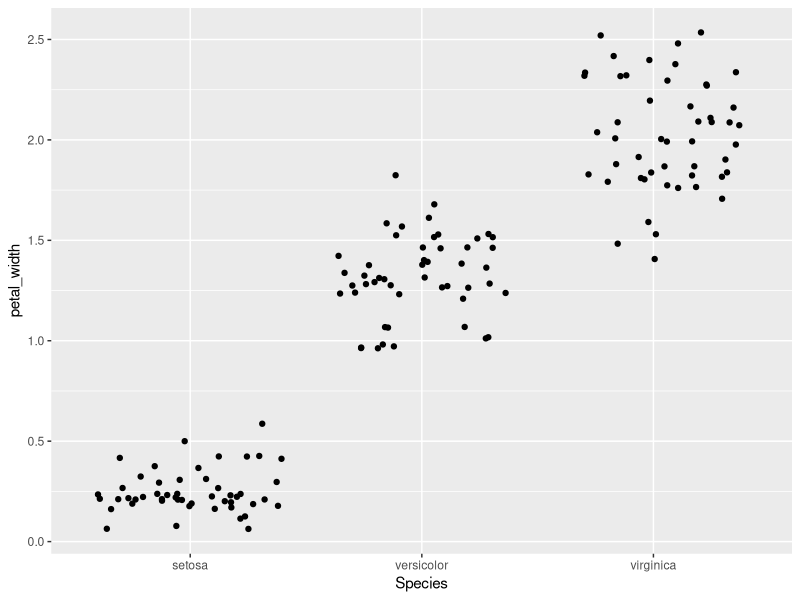
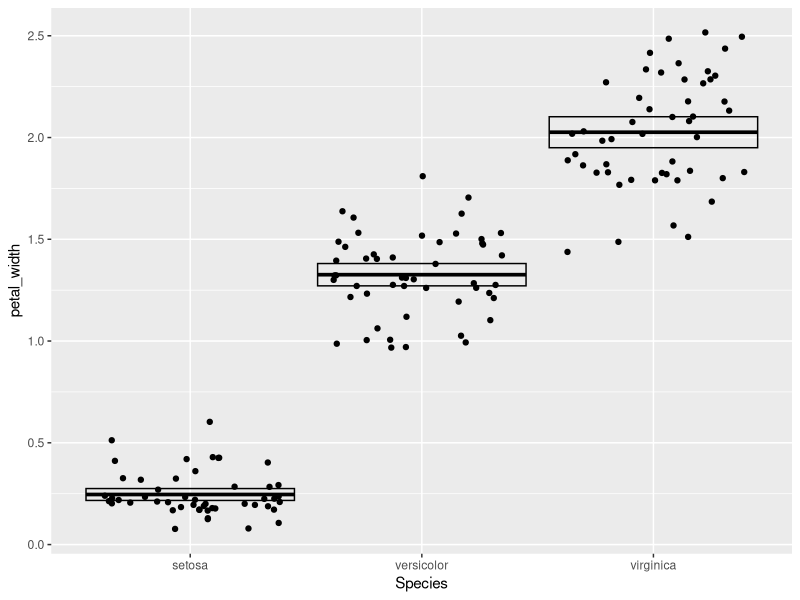
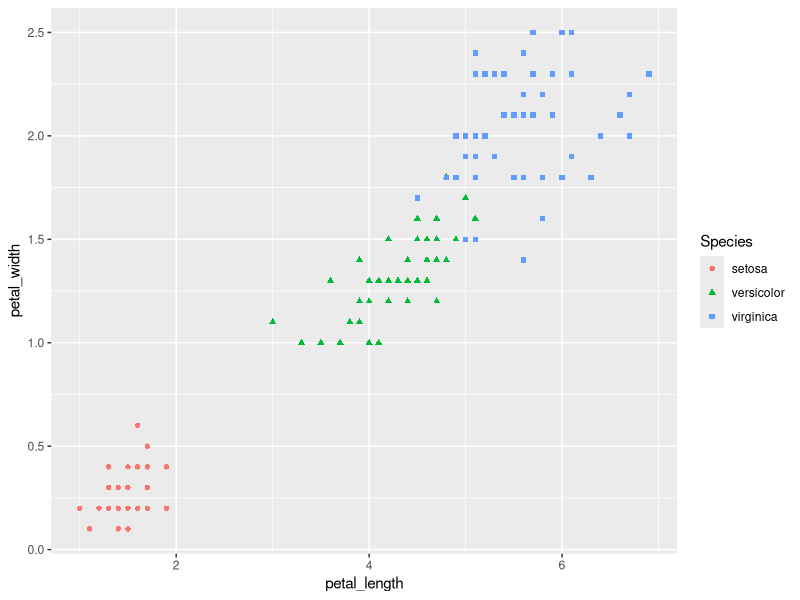

These charts were generated, in order, by the following R code:
## ---- chunk 1
library(tidyverse)
iris <- as_tibble(iris)

## ---- chunk 2
rename(iris, 
sepal_length = Sepal.Length,
sepal_width= Sepal.Width,
petal_width=Petal.Width,
petal_length = Petal.Length)
iris2 <- rename(iris, 
             sepal_length = Sepal.Length,
             sepal_width= Sepal.Width,
             petal_width=Petal.Width,
             petal_length = Petal.Length)
iris2
## ---- chunk 3
mutate(iris2,
       sepal_length=sepal_length*10,
       sepal_width=sepal_width*10,
       petal_width=petal_width*10,
       petal_length=petal_length*10)
## ---- chunk 4
thing_with_areas <-
mutate(iris2,
       sepal_area = sepal_length * sepal_width, 
       petal_area = petal_length * petal_width)

select(thing_with_areas, Species, sepal_area, petal_area)

## ---- chunk 5
summarize(
        iris2,
        sampl_size= n(),
        max_sepal_length = max(sepal_length),
        min_sepal_length = min(sepal_length),
        range_sepal_length = range(sepal_length),
        med_sepal_length = median(sepal_length),
        q1 = quantile(sepal_length, probs=0.25),
        q3=quantile(sepal_length, probs=0.75),
        IQR_sepal_length = IQR(sepal_length)
        )
## ---- chunk 6
petal_grouped<- group_by(iris2,Species)
# petal_grouped
petal_widthsummary <-
        summarize(
                petal_grouped,
                sampl_size = n(),
                mean_petal_width = mean(petal_width),
                sd_petal_width = sd(petal_width),
                var_petal_width = var(petal_width),
                sem_petal_width = sd_petal_width / sqrt(sampl_size),
                ci_upper_limit = mean_petal_width + 1.96 *
                        sem_petal_width,
                ci_lower_limit = mean_petal_width - 1.96 * sem_petal_width
        )
petal_widthsummary
## ---- chunk 7
ggplot(data = iris2) +
        geom_jitter(mapping = aes(x = Species, y = petal_width))

## ---- chunk 8
ggplot(data = iris2)+
        geom_jitter(mapping=aes(x=Species,y=petal_width))+
        geom_crossbar(
                data=petal_widthsummary,
                mapping=aes(x=Species,y=mean_petal_width, ymax = ci_upper_limit,
                            ymin = ci_lower_limit))
## ---- chunk 9
ggplot(data = iris2)+
        geom_point(mapping=aes(x=petal_length,y=petal_width,color=Species,shape=Species))
        
